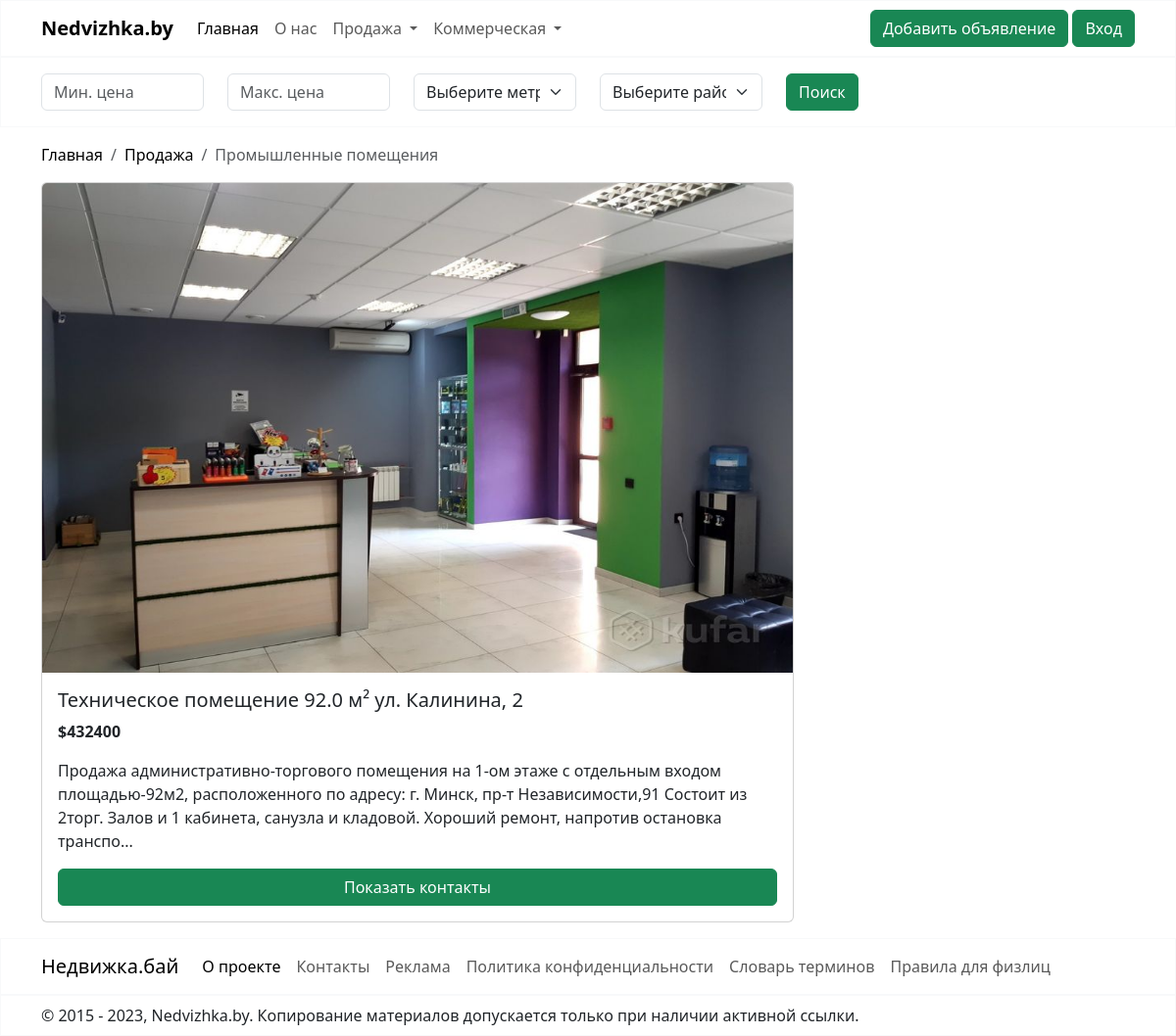
Screenshot of /sale/industrial/ with the database file from the repository.
### sale/models.py (models this page shows)
class Realty(models.Model):
    address = models.CharField(max_length=100)
    district = models.CharField(choices=DISTRICT, max_length=40, blank=True)
    subway = models.CharField(choices=SUBWAY, max_length=50, blank=True)
    description = models.CharField(max_length=4000)
    total_area = models.FloatField(validators=[MinValueValidator(10)])
    facilities = models.CharField(max_length=2000, blank=True)
    condition = models.CharField(choices=CONDITION, max_length=20)
    renovation = models.CharField(choices=RENOVATION, max_length=20)
    price = models.PositiveIntegerField(validators=[MinValueValidator(1)])
    image = models.ImageField(null=True, blank=True, upload_to="images")
    image_2 = models.ImageField(null=True, blank=True, upload_to="images")
    image_3 = models.ImageField(null=True, blank=True, upload_to="images")
    image_4 = models.ImageField(null=True, blank=True, upload_to="images")
    image_5 = models.ImageField(null=True, blank=True, upload_to="images")
    creator = models.ForeignKey(User, on_delete=models.CASCADE, default=1)
    is_moderated = models.BooleanField(default=False)
    class Meta:
        abstract = True

class Industrial(Realty):
    number_of_separate_premises = models.PositiveIntegerField(
        validators=[MinValueValidator(1)])  # Валидатор для количества отдельных помещений
    condition = models.CharField(max_length=20, choices=CONDITION, blank=True)
    renovation = None

### sale/views.py (the view)
# urls.py: path('industrial/', IndustrialListView.as_view(template_name="industrial.html"), name='industrial'),
class IndustrialListView(ListView):
    model = Industrial
    def get_queryset(self):
        queryset = super().get_queryset().filter(is_moderated=True)
        min_price = self.request.GET.get('min_price')
        max_price = self.request.GET.get('max_price')
        subway = self.request.GET.get('subway')
        district = self.request.GET.get('district')
        if min_price and max_price:
            queryset = queryset.filter(price__gte=min_price, price__lte=max_price)
        elif min_price:
            queryset = queryset.filter(price__gte=min_price)
        elif max_price:
            queryset = queryset.filter(price__lte=max_price)
        if subway:
            queryset = queryset.filter(subway=subway)
        if district:
            queryset = queryset.filter(district=district)
        return queryset
    def get_context_data(self, **kwargs):
        context = super().get_context_data(**kwargs)
        context['min_price'] = self.request.GET.get('min_price')
        context['max_price'] = self.request.GET.get('max_price')
        context['subway'] = self.request.GET.get('subway')
        context['district'] = self.request.GET.get('district')
        return context

### sale/templates/industrial.html (shortened to what this page needs)
{% extends "base.html" %}
{% block content %}
    <div class="container-fluid border border-light">
        <div class="container-md mt-3 mb-3">
            <form method="GET" class="form-inline">
                <div class="row mt-3">
                    <div class="col-md-2">
                        <input type="number" class="form-control mr-2" name="min_price" value="{{ min_price }}"
                               placeholder="Мин. цена ">
                    </div>
                    <div class="col-md-2">
                        <input type="number" class="form-control mr-2" name="max_price" value="{{ max_price }}"
                               placeholder="Макс. цена ">
                    </div>
                    <div class="col-md-2">
                        <select name="subway" class="form-select">
                            <option value="">Выберите метро</option>
                        </select>
                    </div>
                    <div class="col-md-2">
                        <select name="district" class="form-select">
                            <option value="">Выберите район</option>
                        </select>
                    </div>
                    <div class="col-md-2">
                        <button type="submit" class="btn btn-success">Поиск</button>
                    </div>
                </div>
            </form>
        </div>
    </div>
    <div class="container-md mt-3 mb-3">
        <nav aria-label="breadcrumb">
            <ol class="breadcrumb">
                <li class="breadcrumb-item"><a style="text-decoration: none; color: black;"
                                               href="{% url "nedvizhka" %}">Главная</a></li>
                <li class="breadcrumb-item"><a style="text-decoration: none; color: black;" href="#">Продажа</a></li>
                <li class="breadcrumb-item active" aria-current="page">Промышленные помещения</li>
            </ol>
        </nav>
    </div>
    {% for industrial in industrial_list %}
        <div class="container-md mt-3 mb-3">
            <div class="card" style="width: 48rem;">
                {% if industrial.image %}
                    <img src="{{ industrial.image.url }}" class="card-img-top" alt="..."
                         style="width: 100%; height: 500px">
                {% endif %}
                <div class="card-body d-flex flex-column">
                    <h5 class="card-title">Техническое помещение {{ industrial.total_area }}
                        м² {{ industrial.address }}</h5>
                    <p class="card-text"><strong>${{ industrial.price }}</strong></p>
                    <p class="card-text">{{ industrial.description|slice:":250" }}...</p>
                    <a href="{{ industrial.id }}" class="btn btn-success mt-auto">Показать контакты</a>
                </div>
            </div>
        </div>
    {% endfor %}
{% endblock %}

### rows the page displays
Industrial: image (picture), total_area "92.0", address "ул. Калинина, 2", price "432400", description "Продажа административно-торгового помещения на 1-ом этаже с отдельным входом площадью-92м2, расположенного по адресу: г. Минск, пр-т Независимости,91 Состоит из 2торг. Залов и 1 кабинета, санузла и кладовой. Хороший ремонт, напротив остановка транспо"
